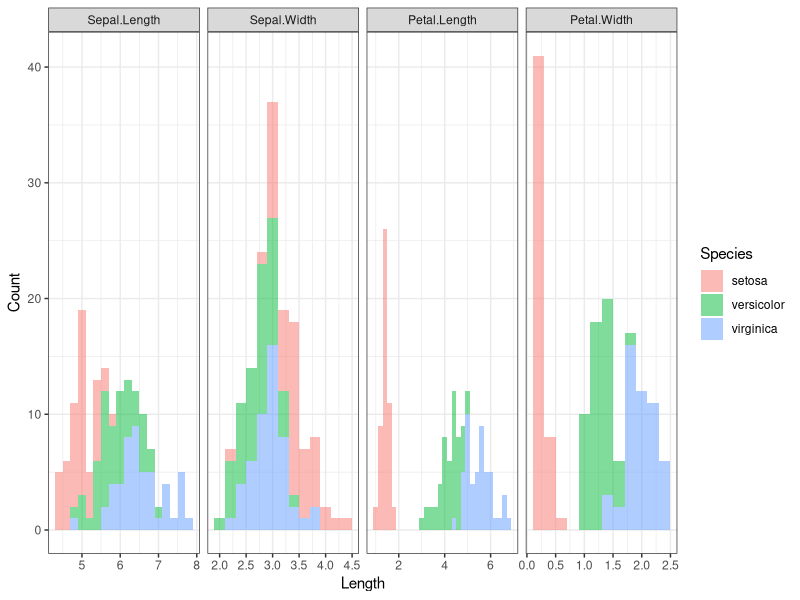

This chart was generated by the following R code:
## ---- chunk 1
knitr::opts_chunk$set(echo = TRUE)
knitr::opts_chunk$set(fig.align = "center")
knitr::opts_chunk$set(fig.height = 4)
knitr::opts_chunk$set(fig.width = 10)
## ---- chunk 2
data("iris")
## ---- chunk 3
library(ggplot2)
library(reshape2)
iris2 <- melt(iris)

p <- ggplot(iris2, aes(x=value, fill = Species))
p <- p + geom_histogram(binwidth = 0.2, alpha=.5)
p <- p + facet_grid(. ~ variable, scales = "free")
p <- p + xlab("Length")
p <- p + ylab("Count")
p <- p + theme_bw()
## ---- chunk 4
p
